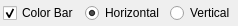
<?xml version="1.0" encoding="UTF-8"?>
<ui version="4.0">
 <class>ColorMapEnumerateSettingToolBarWidget</class>
 <widget class="QWidget" name="ColorMapEnumerateSettingToolBarWidget">
  <property name="geometry">
   <rect>
    <x>0</x>
    <y>0</y>
    <width>227</width>
    <height>22</height>
   </rect>
  </property>
  <property name="windowTitle">
   <string>Form</string>
  </property>
  <layout class="QHBoxLayout" name="horizontalLayout">
   <property name="leftMargin">
    <number>3</number>
   </property>
   <property name="topMargin">
    <number>3</number>
   </property>
   <property name="rightMargin">
    <number>3</number>
   </property>
   <property name="bottomMargin">
    <number>3</number>
   </property>
   <item>
    <widget class="QCheckBox" name="visibleCheckBox">
     <property name="text">
      <string>Color Bar</string>
     </property>
     <property name="checked">
      <bool>true</bool>
     </property>
    </widget>
   </item>
   <item>
    <widget class="QRadioButton" name="horizontalRadioButton">
     <property name="text">
      <string>Horizontal</string>
     </property>
     <property name="checked">
      <bool>true</bool>
     </property>
    </widget>
   </item>
   <item>
    <widget class="QRadioButton" name="verticalRadioButton">
     <property name="text">
      <string>Vertical</string>
     </property>
    </widget>
   </item>
  </layout>
 </widget>
 <resources/>
 <connections>
  <connection>
   <sender>visibleCheckBox</sender>
   <signal>toggled(bool)</signal>
   <receiver>horizontalRadioButton</receiver>
   <slot>setEnabled(bool)</slot>
   <hints>
    <hint type="sourcelabel">
     <x>55</x>
     <y>6</y>
    </hint>
    <hint type="destinationlabel">
     <x>100</x>
     <y>11</y>
    </hint>
   </hints>
  </connection>
  <connection>
   <sender>visibleCheckBox</sender>
   <signal>toggled(bool)</signal>
   <receiver>verticalRadioButton</receiver>
   <slot>setEnabled(bool)</slot>
   <hints>
    <hint type="sourcelabel">
     <x>36</x>
     <y>8</y>
    </hint>
    <hint type="destinationlabel">
     <x>183</x>
     <y>11</y>
    </hint>
   </hints>
  </connection>
 </connections>
</ui>
